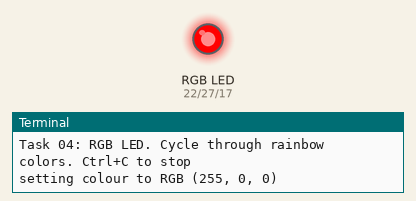
Simulated run of this program. Board: Raspberry Pi (BCM pin numbers). Shown: an RGB LED mixed from three pins (HIGH = lit), the last lines printed to the terminal. Dim RGB values are drawn brighter than linear.

Above: at 0.05 s.
At 8.75 s:
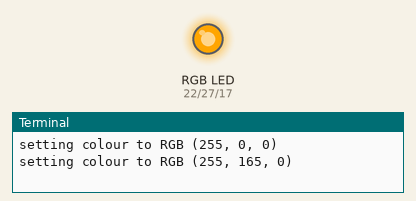
At 13.1 s:
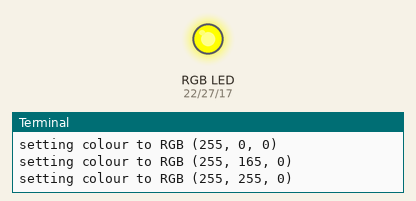
At 17.45 s:
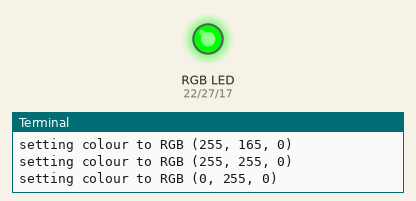
At 26.15 s:
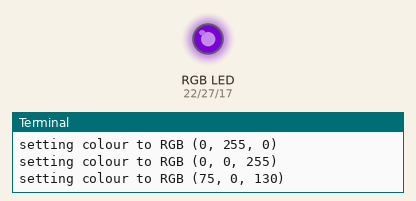
At 35.0 s:
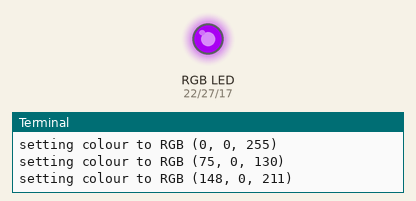
Timing chart, 0 to 45.5 s (numbered marks = the images above):
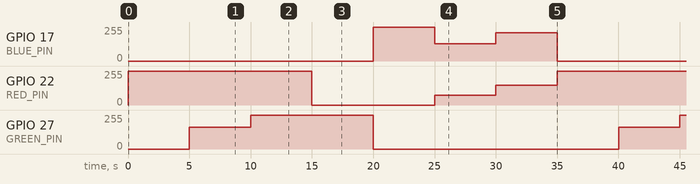

Measured:
- by itself, GPIO 17 (BLUE_PIN): repeats every 35.0 s: 130/255 5.0 s, 211/255 5.0 s, 0/255 20.0 s, 255/255 5.0 s
- by itself, GPIO 22 (RED_PIN): repeats every 35.0 s: 0/255 10.0 s, 75/255 5.0 s, 148/255 5.0 s, 255/255 15.0 s
- by itself, GPIO 27 (GREEN_PIN): repeats every 35.0 s: 255/255 10.0 s, 0/255 20.0 s, 165/255 5.0 s

The program:

Code.py
```python
import RPi.GPIO as GPIO
import time


RED_PIN = 22
GREEN_PIN = 27
BLUE_PIN = 17
FREQ = 100

GPIO.setmode(GPIO.BCM)
GPIO.setwarnings(False)

for pin in (RED_PIN, GREEN_PIN, BLUE_PIN):
    GPIO.setup(pin, GPIO.OUT)

# Create pwm objects for each color pin
r_pwm = GPIO.PWM(RED_PIN, FREQ)
g_pwm = GPIO.PWM(GREEN_PIN, FREQ)
b_pwm = GPIO.PWM(BLUE_PIN, FREQ)

r_pwm.start(0)
g_pwm.start(0)
b_pwm.start(0)

def set_color(r, g, b):
    # set RGB LED colour. Values 0 - 255 mapped to 0-100% duty cycle
    r_pwm.ChangeDutyCycle(r/255*100)
    g_pwm.ChangeDutyCycle(g/255*100)
    b_pwm.ChangeDutyCycle(b/255*100)

# list of rainbow colors
rainbow = [
    (255, 0, 0),    # RED
    (255, 165, 0),  # ORANGE
    (255, 255, 0),  # YELLOW
    (0, 255, 0),    # GREEN
    (0, 0, 255),    # BLUE
    (75, 0, 130),   # INDIGO
    (148, 0, 211)   # VIOLET
]

print('Task 04: RGB LED. Cycle through rainbow colors. Ctrl+C to stop')

while True:
    for r,g,b in rainbow:
        set_color(r, g, b)
        colour_name = f'RGB ({r}, {g}, {b})'
        print(f'setting colour to {colour_name}')
        time.sleep(5)
```
